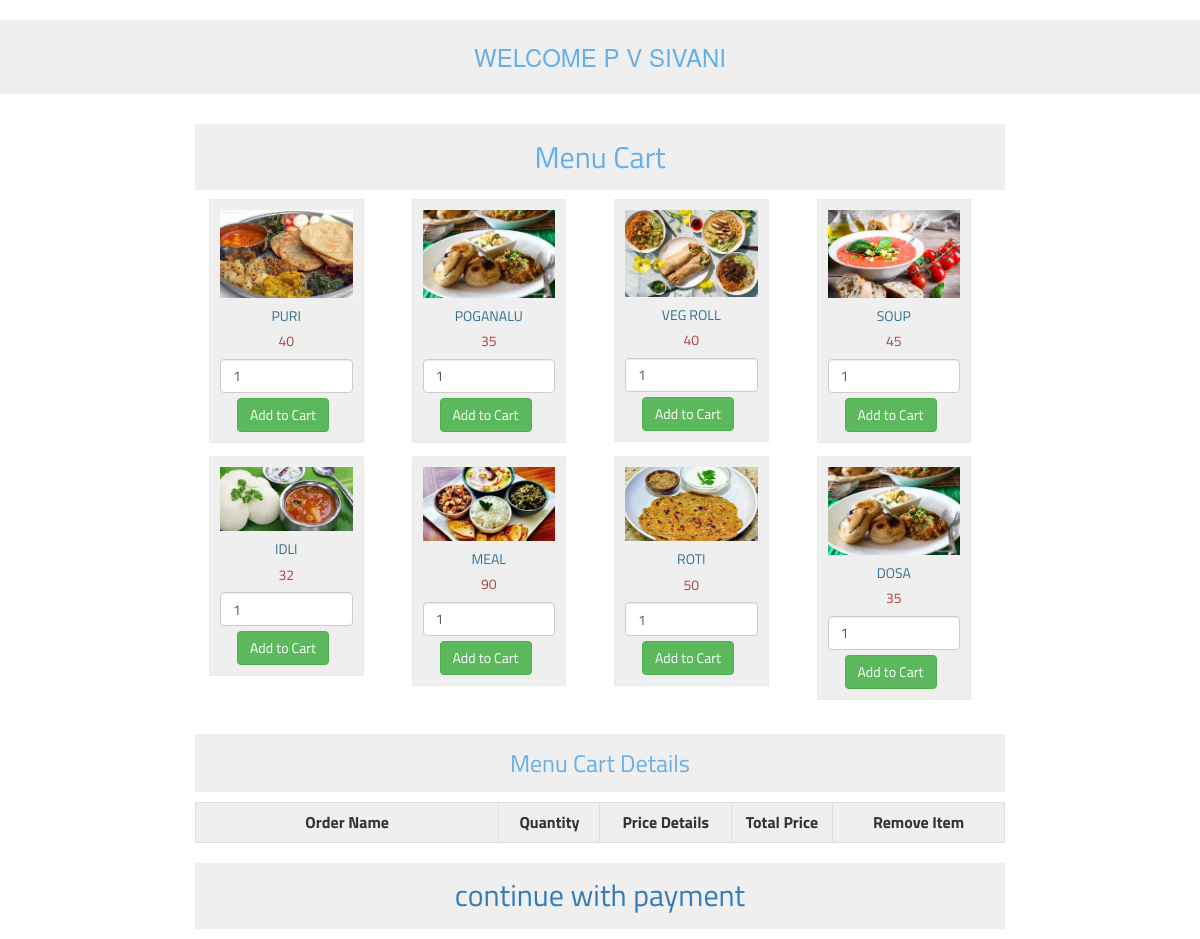
/Cart.php (signed in), run on the app's committed database.
### tables this page shows
CREATE TABLE `registeration` (
  `id` int(100) NOT NULL,
  `fullname` varchar(100) NOT NULL,
  `gender` enum('f','m','o') NOT NULL,
  `email` varchar(100) NOT NULL,
  `password` varchar(100) NOT NULL
);

CREATE TABLE `product` (
  `id` int(11) NOT NULL,
  `pname` varchar(256) NOT NULL,
  `pimage` varchar(256) NOT NULL,
  `price` int(11) NOT NULL
);

### session.php (called while the page is built, shortened)
<?php
 include('connection3.php');
 $user_check = $_SESSION['login_user'];
 $ses_sql = mysqli_query($conn,"select * from registeration where email = '$user_check' ");
 $row = mysqli_fetch_array($ses_sql,MYSQLI_ASSOC);
 $user_fullname= $row['fullname'];
?>

### Cart.php (the view, shortened to what this page needs)
<?php
     include('connection3.php');
     include('session.php');
     echo "<h3>WELCOME $user_fullname</h3>";
   ?>
<?php
   include('connection2.php');
?>
<!doctype html>
<html>
<head>
    <link rel="stylesheet" href="https://cdnjs.cloudflare.com/ajax/libs/font-awesome/4.7.0/css/font-awesome.min.css">
    <link href="https://maxcdn.bootstrapcdn.com/bootstrap/3.3.7/css/bootstrap.min.css" rel="stylesheet">
</head>
<body>
    <div class="container" style="width: 70%">
        <h2>Menu Cart</h2>
    <?php
            $sql = "SELECT * FROM product ORDER BY id ASC ";
            $result = mysqli_query($conn,$sql);
            if(mysqli_num_rows($result) > 0) {
                while ($row = mysqli_fetch_array($result)) {
                    ?>
                    <div class="col-md-3">
                        <form method="post" action="Cart.php?action=add&id=<?php echo $row["id"]; ?>">
                            <div class="product">
                                <img src="<?php echo $row["pimage"]; ?>" class="img-responsive">
                                <h5 class="text-info"><?php echo $row["pname"]; ?></h5>
                                <h5 class="text-danger"><?php echo $row["price"]; ?></h5>
                                <input type="text" name="quantity" class="form-control" value="1">
                                <input type="submit" name="add" style="margin-top: 5px;" class="btn btn-success"
                                       value="Add to Cart">
                                  <a href="#" class="fas fa-shopping-cart"></a>
                            </div>
                        </form>
                    </div>
                    <?php
                }
            }
        ?>
        <h3 class="title2">Menu Cart Details</h3>
        <div class="table-responsive">
            <table class="table table-bordered">
            <tr>
                <th width="30%">Order Name</th>
                <th width="10%">Quantity</th>
                <th width="13%">Price Details</th>
                <th width="10%">Total Price</th>
                <th width="17%">Remove Item</th>
            </tr>
            </table>
           <h2> <a href ="payment.php">continue with payment</a></h2>
        </div>
    </div>
</body>
</html>

### Cart.php (style rules this page uses)
* { font-family: 'Titillium Web', sans-serif; }
.product { border: 1px solid #eaeaec; margin: -1px 19px 3px -1px; padding: 10px; text-align: center; background-color: #efefef; }
table, th, tr { text-align: center; }
.title2 { text-align: center; color: #66afe9; background-color: #efefef; padding: 2%; }
h2 { text-align: center; color: #66afe9; background-color: #efefef; padding: 2%; }
h3 { text-align: center; color: #66afe9; background-color: #efefef; padding: 2%; }
table th { background-color: #efefef; }

### data on the page
registeration: fullname "P V SIVANI"
product: pimage (picture), pname "PURI", price "40"
product: pimage (picture), pname "POGANALU", price "35"
product: pimage (picture), pname "VEG ROLL", price "40"
product: pimage (picture), pname "SOUP", price "45"
product: pimage (picture), pname "IDLI", price "32"
product: pimage (picture), pname "MEAL", price "90"
product: pimage (picture), pname "ROTI", price "50"
product: pimage (picture), pname "DOSA", price "35"
